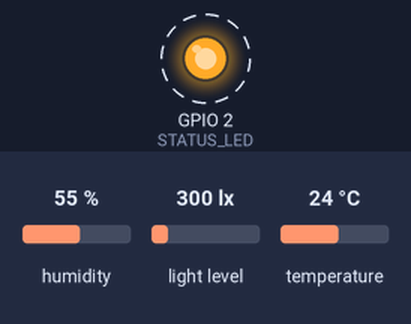
The sketch below on a simulated ESP32. On the bench: output pins drawn as LEDs (lit = HIGH). Dashed ring = blinking. Inputs (shaded band) come from the test bench; at power-on: humidity 55 %, light level 300 lx, temperature 24 °C (analog values on the 0–4095 scale). What the sketch prints to the serial monitor is not drawn.

Above: at 0.7 s.
Timing chart, 0 to 4.8 s (numbered marks = the images above):
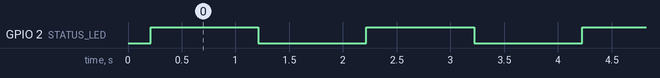

The sketch:

sensor_node.ino
```cpp
/*
 * WearWise sensor node NA709 (ESP32)
 *
 * อ่าน DHT22 (อุณหภูมิ/ความชื้น), MQ-135 (ก๊าซ), BH1750 (แสง)
 * แล้วส่งผ่าน ESP-NOW ไปยัง gateway พร้อม ack/retry และคิวสำรองในหน่วยความจำ
 *
 * FreeRTOS: 3 task
 *   taskSample  คิวออกแบบ priority 1  อ่านเซนเซอร์ทุก SAMPLE_INTERVAL_MS
 *   taskTx      priority 2            ส่ง ESP-NOW + รอ ack + ส่งซ้ำ
 *   taskStats   priority 1            heartbeat ทาง Serial (ไม่บล็อกงานส่ง)
 *
 * ไลบรารี (Arduino IDE Library Manager)
 *   - DHT sensor library (Adafruit) + Adafruit Unified Sensor
 *   - BH1750 (Christopher Laws)
 *
 * ใช้ ESP32 Arduino core 2.x หรือ 3.x (callback ESP-NOW รองรับทั้งสองเวอร์ชัน)
 */

#include <Arduino.h>
#include <WiFi.h>
#include <esp_now.h>
#include <esp_wifi.h>
#include <DHT.h>
#include <Wire.h>
#include <BH1750.h>

#include "config.h"
#include "../common/wearwise_protocol.h"

static DHT dht(DHT_PIN, DHT_TYPE);
static BH1750 lightMeter(0x23);

static QueueHandle_t txQueue = nullptr;

// ค่าที่ callback ฝั่งรับ ack เขียนไว้ (volatile เพราะอยู่นอก task)
static volatile uint32_t ackSeq = 0;
static volatile bool ackFan = false;
static volatile bool ackEstop = false;
static volatile uint32_t ackAtMs = 0;

static uint32_t seqCounter = 0;
static float lastRttMs = 0.0f;
static bool hasLastReading = false;
static float lastTemp = 0.0f;
static float lastHum = 0.0f;

static const uint8_t BROADCAST[6] = {0xFF, 0xFF, 0xFF, 0xFF, 0xFF, 0xFF};

// ---------------------------------------------------------------- ESP-NOW

#if defined(ESP_ARDUINO_VERSION_MAJOR) && ESP_ARDUINO_VERSION_MAJOR >= 3
static void onDataRecv(const esp_now_recv_info_t *info, const uint8_t *data, int len) {
#else
static void onDataRecv(const uint8_t *mac, const uint8_t *data, int len) {
#endif
  if (len < (int)sizeof(AckPacket)) return;
  AckPacket ack;
  memcpy(&ack, data, sizeof(ack));
  if (ack.magic != WEARWISE_MAGIC || ack.type != MSG_ACK) return;
  if (strncmp(ack.node_id, NODE_ID, sizeof(ack.node_id)) != 0) return;
  ackSeq = ack.ack_seq;
  ackFan = ack.fan != 0;
  ackEstop = ack.estop != 0;
  ackAtMs = millis();
}

static bool espnowBegin() {
  WiFi.mode(WIFI_STA);
  WiFi.disconnect();
  // ตั้ง channel ให้ตรงกับ gateway ก่อนเริ่ม ESP-NOW
  esp_wifi_set_channel(NODE_CHANNEL, WIFI_SECOND_CHAN_NONE);

  if (esp_now_init() != ESP_OK) return false;
  esp_now_register_recv_cb(onDataRecv);

  esp_now_peer_info_t peer = {};
  memcpy(peer.peer_addr, BROADCAST, 6);
  peer.channel = NODE_CHANNEL;
  peer.encrypt = false;
  if (!esp_now_is_peer_exist(BROADCAST)) {
    if (esp_now_add_peer(&peer) != ESP_OK) return false;
  }
  return true;
}

// ------------------------------------------------------------- เซนเซอร์

static float readGasPpm() {
  if (millis() < MQ135_WARMUP_MS) return 0.0f;  // ยังอุ่นไม่ครบ ให้ค่า 0 แทนค่าผิด

  uint32_t sum = 0;
  for (int i = 0; i < 16; i++) {
    sum += analogRead(MQ135_PIN);
    delay(2);
  }
  float volts = (sum / 16.0f) * (MQ135_VCC / MQ135_ADC_MAX);
  if (volts < 0.01f) return 0.0f;

  // Rs จากวงจรแบ่งแรงดันของโมดูล MQ-135 แล้วเทียบกับ R0 ที่คาลิเบรตไว้
  float rs = ((MQ135_VCC - volts) / volts) * MQ135_RL_KOHM;
  float ratio = rs / MQ135_R0_KOHM;
  if (ratio <= 0.0f) return 0.0f;

  // เส้นโค้งมาตรฐานของ MQ-135 (ประมาณค่า CO2/NH3 โดยสรุปเป็น ppm รวม)
  float ppm = 116.6020682f * powf(ratio, -2.769034857f);
  return isnan(ppm) ? 0.0f : ppm;
}

static void fillPacket(SensorPacket &p) {
  memset(&p, 0, sizeof(p));
  p.magic = WEARWISE_MAGIC;
  p.type = MSG_SENSOR;
  strncpy(p.node_id, NODE_ID, sizeof(p.node_id) - 1);
  p.seq = ++seqCounter;
  p.uptime_ms = millis();
  p.rtt_ms = lastRttMs;
  p.retries = 0;

  float t = dht.readTemperature();
  float h = dht.readHumidity();
  if (!isnan(t) && !isnan(h)) {
    lastTemp = t;
    lastHum = h;
    hasLastReading = true;
  }
  // อ่านไม่สำเร็จใช้ค่าเดิม ไม่ส่ง NaN ขึ้น cloud
  p.temp = hasLastReading ? lastTemp : 0.0f;
  p.hum = hasLastReading ? lastHum : 0.0f;

  float lux = lightMeter.readLightLevel();
  p.lux = (isnan(lux) || lux < 0) ? 0.0f : lux;
  p.gas = readGasPpm();
}

// ---------------------------------------------------------------- การส่ง

// ส่งหนึ่งแพ็กเก็ต รอ ack ของ seq นั้น ไม่เกิน ACK_TIMEOUT_MS ต่อครั้ง
static bool sendWithAck(SensorPacket p) {
  for (uint8_t attempt = 0; attempt < TX_RETRY_MAX; attempt++) {
    p.retries = attempt;
    uint32_t sentAt = millis();
    ackSeq = 0;

    if (esp_now_send(BROADCAST, (uint8_t *)&p, sizeof(p)) == ESP_OK) {
      while (millis() - sentAt < ACK_TIMEOUT_MS) {
        if (ackSeq == p.seq) {
          lastRttMs = (float)(millis() - sentAt);
          return true;
        }
        vTaskDelay(pdMS_TO_TICKS(4));
      }
    } else {
      vTaskDelay(pdMS_TO_TICKS(20));
    }
  }
  return false;
}

static void taskSample(void *) {
  for (;;) {
    SensorPacket p;
    fillPacket(p);

    if (xQueueSend(txQueue, &p, pdMS_TO_TICKS(200)) != pdTRUE) {
      SensorPacket dropped;
      xQueueReceive(txQueue, &dropped, 0);  // คิวเต็ม = ทิ้งของเก่าสุด กันหน่วยความจำบวม
      xQueueSend(txQueue, &p, 0);
      Serial.println("[node] คิวเต็ม: ทิ้งแพ็กเก็ตเก่าสุด");
    }
    vTaskDelay(pdMS_TO_TICKS(SAMPLE_INTERVAL_MS));
  }
}

static void taskTx(void *) {
  for (;;) {
    SensorPacket p;
    if (xQueuePeek(txQueue, &p, portMAX_DELAY) != pdTRUE) continue;

    if (sendWithAck(p)) {
      xQueueReceive(txQueue, &p, 0);  // ได้ ack แล้วเอาออกจากคิว
      Serial.printf("[%s#%lu] temp=%.1f hum=%.1f gas=%.0f lux=%.0f ack rtt=%.1f ms fan=%s\n",
                    NODE_ID, (unsigned long)p.seq, p.temp, p.hum, p.gas, p.lux,
                    lastRttMs, ackFan ? "ON" : "off");
    } else {
      // เก็บไว้ที่หัวคิวแล้วลองรอบหน้า (store-and-forward ฝั่ง node)
      Serial.printf("[%s#%lu] ไม่ได้ ack (ค้าง %d) จะส่งซ้ำ\n",
                    NODE_ID, (unsigned long)p.seq, uxQueueMessagesWaiting(txQueue));
      vTaskDelay(pdMS_TO_TICKS(500));
    }
  }
}

static void taskStats(void *) {
  for (;;) {
    vTaskDelay(pdMS_TO_TICKS(15000));
    Serial.printf("[node] heap=%u bytes, queued=%u, estop=%s\n",
                  (unsigned)ESP.getFreeHeap(),
                  (unsigned)uxQueueMessagesWaiting(txQueue),
                  ackEstop ? "YES" : "no");
  }
}

// ------------------------------------------------- โหมดหลับ (ถ้าเปิดใช้)

static void runOnceAndSleep() {
  SensorPacket p;
  fillPacket(p);
  bool ok = sendWithAck(p);
  Serial.printf("[node] one-shot %s, %.1f ms -> deep sleep %ds\n",
                ok ? "ACK" : "FAIL", lastRttMs, DEEP_SLEEP_S);
  Serial.flush();
  esp_sleep_enable_timer_wakeup((uint64_t)DEEP_SLEEP_S * 1000000ULL);
  esp_deep_sleep_start();
}

// ---------------------------------------------------------------- setup

void setup() {
  Serial.begin(115200);
  delay(200);
  Serial.printf("\n[%s] WearWise sensor node (DHT22, MQ-135, BH1750)\n", NODE_ID);

  pinMode(STATUS_LED, OUTPUT);
  analogReadResolution(12);
  analogSetPinAttenuation(MQ135_PIN, ADC_11db);

  Wire.begin(I2C_SDA, I2C_SCL);
  dht.begin();
  if (!lightMeter.begin(BH1750::CONTINUOUS_HIGH_RES_MODE)) {
    Serial.println("[node] BH1750 ไม่ตอบสนอง ตรวจสาย I2C");
  }

  if (!espnowBegin()) {
    Serial.println("[node] เริ่ม ESP-NOW ไม่ได้ กำลังรีสตาร์ต");
    delay(3000);
    ESP.restart();
  }
  Serial.println("[node] ESP-NOW พร้อม (broadcast mode)");

  if (DEEP_SLEEP_S > 0) {
    runOnceAndSleep();
    return;
  }

  txQueue = xQueueCreate(TX_QUEUE_LEN, sizeof(SensorPacket));
  xTaskCreatePinnedToCore(taskSample, "sample", 4096, nullptr, 1, nullptr, 1);
  xTaskCreatePinnedToCore(taskTx, "espnow_tx", 4096, nullptr, 2, nullptr, 0);
  xTaskCreatePinnedToCore(taskStats, "stats", 2560, nullptr, 1, nullptr, 1);
  Serial.println("[node] tasks started");
}

void loop() {
  // งานทั้งหมดอยู่ใน FreeRTOS task; loop ใช้แค่กระพริบ LED ให้เห็นว่าบอร์ดยังทำงาน
  static uint32_t nextBlink = 0;
  if (millis() >= nextBlink) {
    digitalWrite(STATUS_LED, !digitalRead(STATUS_LED));
    nextBlink = millis() + (ackEstop ? 200 : 1000);
  }
  vTaskDelay(pdMS_TO_TICKS(50));
}
```

config.h
```cpp
/*
 * Sensor node NA709: DHT22 + MQ-135 + BH1750 บน ESP32
 *
 * แก้ขาให้ตรงกับสายที่ต่อจริง ถ้าใช้บอร์ดอื่นให้ปรับ MQ135_ADC_MAX เป็น 4095 (ESP32)
 * หมายเหตุ: node ไม่ต้องต่อ Wi-Fi อินเทอร์เน็ต ใช้ ESP-NOW คุยกับ gateway เท่านั้น
 *           จึงไม่มีรหัส Wi-Fi เก็บอยู่ในเฟิร์มแวร์ของ node
 */
#pragma once

#define NODE_ID "NA709"

// ต้องตรงกับช่อง Wi-Fi ของ gateway (gateway ปริ๊นต์ค่าตอนบูต)
// ESP-NOW กับ Wi-Fi ใช้วิทยุตัวเดียวกัน จึงต้องอยู่ช่องเดียวกัน
#define NODE_CHANNEL 1

// ---------- ขาเซนเซอร์ ----------
#define DHT_PIN 4
#define DHT_TYPE DHT22
#define MQ135_PIN 34          // ต้องเป็น ADC1 (GPIO32-39) จึงจะอ่านได้ขณะ Wi-Fi เปิด
#define I2C_SDA 21
#define I2C_SCL 22
#define STATUS_LED 2

// ---------- MQ-135 ----------
// R0 ต้องคาลิเบรตในอากาศสะอาด (ปกติ 5-20 kOhm) ค่าเริ่มต้นเป็นค่าตัวอย่าง
#define MQ135_R0_KOHM 10.0f
#define MQ135_RL_KOHM 10.0f
#define MQ135_ADC_MAX 4095.0f
#define MQ135_VCC 3.3f
#define MQ135_WARMUP_MS (180UL * 1000UL)  // เซนเซอร์ต้องอุ่นก่อนอ่านค่าจริง

// ---------- จังหวะการทำงาน ----------
#define SAMPLE_INTERVAL_MS 2000
#define ACK_TIMEOUT_MS 150
#define TX_RETRY_MAX 5
#define TX_QUEUE_LEN 24

// 0 = ทำงานต่อเนื่อง (ค่าเริ่มต้น) / > 0 = ตื่นมาอ่าน-ส่ง-หลับ (โหมดประหยัดไฟ)
// ถ้าเปิดโหมดหลับ ต้องวัดกระแสจริงและรายงานในเล่มด้วย (E3)
#define DEEP_SLEEP_S 0
```

Measured:
- by itself, GPIO 2 (STATUS_LED): alternates HIGH for 1.0 s and LOW for 1.0 s
